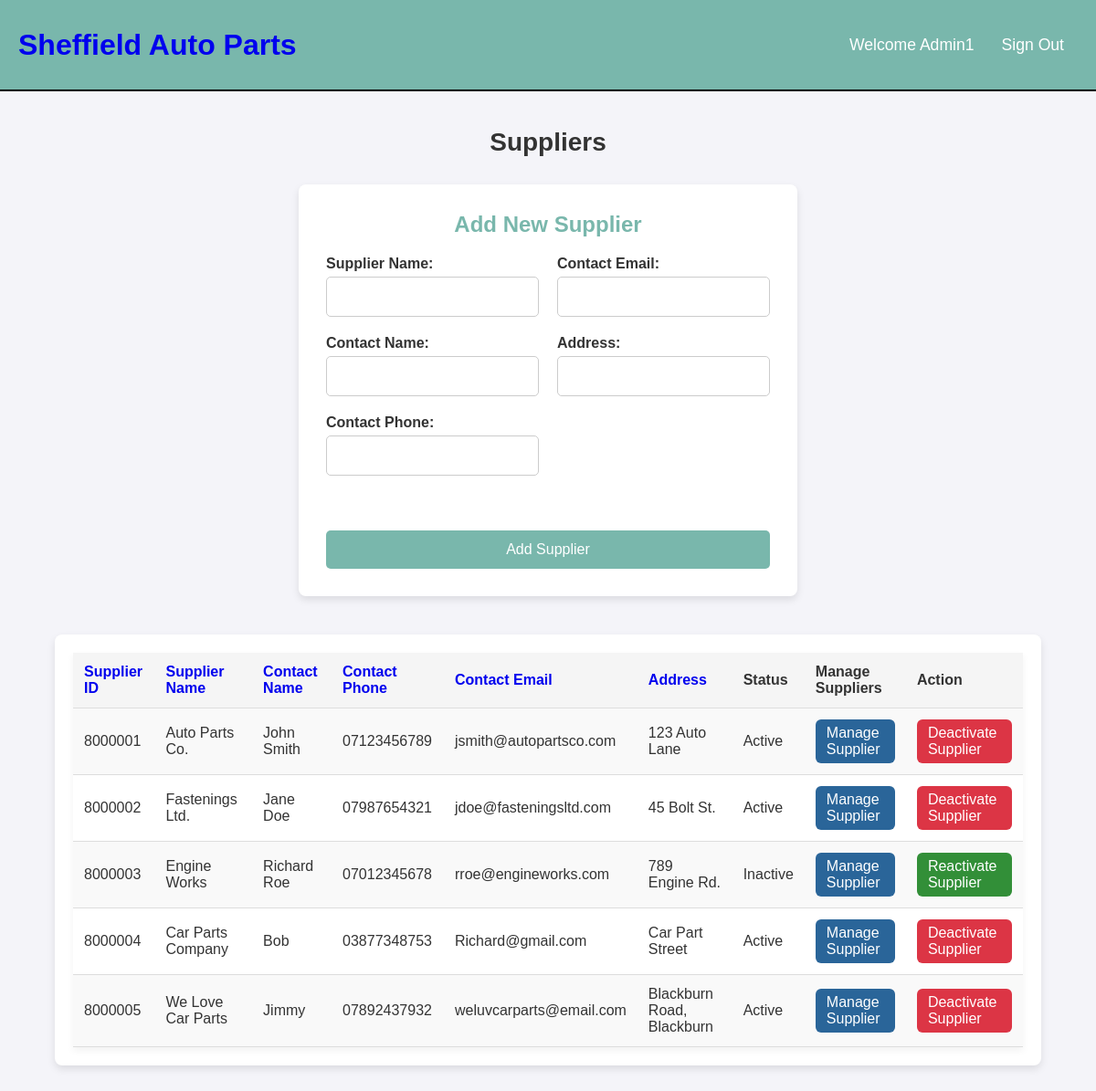
Page /view_suppliers.php (signed in) on the committed database.
### tables this page shows
CREATE TABLE `users` (
  `user_id` int(11) NOT NULL,
  `username` varchar(50) NOT NULL,
  `password` varchar(255) NOT NULL,
  `email` varchar(99) NOT NULL,
  `role` varchar(20) NOT NULL,
  `active` tinyint(1) DEFAULT 1
);

CREATE TABLE `suppliers` (
  `supplier_id` int(11) NOT NULL,
  `supplier_name` varchar(100) NOT NULL,
  `contact_name` varchar(100) NOT NULL,
  `contact_phone` varchar(11) NOT NULL,
  `contact_email` varchar(50) NOT NULL,
  `address` varchar(100) NOT NULL,
  `active` tinyint(1) NOT NULL DEFAULT 1
);

### include/functions.php (called while the page is built, shortened)
<?php
function check_login($con){
  if(isset($_SESSION['user_id'])){
    $users_id = $_SESSION['user_id'];
    $check_login_query = "SELECT * FROM users WHERE user_id = '$users_id'";
    $logged_in_result = mysqli_query($con,$check_login_query);
    if($logged_in_result && mysqli_num_rows($logged_in_result) === 1){
      $user_data = mysqli_fetch_assoc($logged_in_result);
      return $user_data;
    }
  }
}
?>

### include/init.php (called while the page is built, shortened)
<?php
include('include/connection.php');
include('include/functions.php');
$user_data = check_login($con);
?>

### view_suppliers.php (the view, shortened to what this page needs)
<?php
include('include/init.php');
$sort_column = isset($_GET['sort_column']) ? $_GET['sort_column'] : 'supplier_id';
$sort_order = isset($_GET['sort_order']) && $_GET['sort_order'] === 'desc' ? 'desc' : 'asc';
$next_sort_order = $sort_order === 'asc' ? 'desc' : 'asc';
$sql = "SELECT supplier_id, supplier_name, contact_name, contact_phone, contact_email, address, active FROM suppliers
        ORDER BY $sort_column $sort_order";
$result = $con->query($sql);
?>
<!DOCTYPE html>
<html lang="en">
<head>
    <link rel="stylesheet" href="style/base.css">
    <link rel="stylesheet" href="style/tablelist.css">
</head>
<body>
    <?php include('include/header.php')?>
    <div class="page-container">
        <h2 class="page-title">Suppliers</h2>
        <form action="view_suppliers.php" method="POST" class="adding-form">
            <h3>Add New Supplier</h3>
            <div class="form-columns">
                <div class="left-column">
                    <div class="form-box">
                        <label for="supplier_name">Supplier Name:</label>
                        <input type="text" id="supplier_name" name="supplier_name" required>
                    </div>
                    <div class="form-box">
                        <label for="contact_name">Contact Name:</label>
                        <input type="text" id="contact_name" name="contact_name" required>
                    </div>
                    <div class="form-box">
                        <label for="contact_phone">Contact Phone:</label>
                        <input type="text" id="contact_phone" name="contact_phone" required>
                    </div>
                </div>
                <div class="right-column">
                    <div class="form-box">
                        <label for="contact_email">Contact Email:</label>
                        <input type="email" id="contact_email" name="contact_email" required>
                    </div>
                    <div class="form-box">
                        <label for="address">Address:</label>
                        <input type="text" id="address" name="address" required>
                    </div>
                </div>
            </div>
            <button type="submit" name="add_supplier" class="save-btn">Add Supplier</button>
        </form>
        <div class="table-container">
            <table class="inventory-list">
                <thead>
                    <tr>
                        <th><a href="?sort_column=supplier_id&sort_order=<?php echo $next_sort_order; ?>">Supplier ID</a></th>
                        <th><a href="?sort_column=supplier_name&sort_order=<?php echo $next_sort_order; ?>">Supplier Name</a></th>
                        <th><a href="?sort_column=contact_name&sort_order=<?php echo $next_sort_order; ?>">Contact Name</a></th>
                        <th><a href="?sort_column=contact_phone&sort_order=<?php echo $next_sort_order; ?>">Contact Phone</a></th>
                        <th><a href="?sort_column=contact_email&sort_order=<?php echo $next_sort_order; ?>">Contact Email</a></th>
                        <th><a href="?sort_column=address&sort_order=<?php echo $next_sort_order; ?>">Address</a></th>
                        <th>Status</th>
                        <th>Manage Suppliers</th>
                        <th>Action</th>
                    </tr>
                </thead>
                <tbody>
                    <?php
                    if ($result && $result->num_rows > 0) {
                        while ($row = $result->fetch_assoc()) {
                            echo "<tr>";
                            echo "<td>" . htmlspecialchars($row['supplier_id']) . "</td>";
                            echo "<td>" . htmlspecialchars($row['supplier_name']) . "</td>";
                            echo "<td>" . htmlspecialchars($row['contact_name']) . "</td>";
                            echo "<td>" . htmlspecialchars($row['contact_phone']) . "</td>";
                            echo "<td>" . htmlspecialchars($row['contact_email']) . "</td>";
                            echo "<td>" . htmlspecialchars($row['address']) . "</td>";
                            echo "<td>" . ($row['active'] ? 'Active' : 'Inactive') . "</td>";
                            echo "<td><a href='manage_supplier.php?supplier_id=" . htmlspecialchars($row['supplier_id']) . "' class='manage-btn'>Manage Supplier</a></td>";
                            if ($row['active']) {
                                echo "<td><a href='view_suppliers.php?deactivate_supplier_id=" . htmlspecialchars($row['supplier_id']) . "' class='remove-btn' onclick='return confirm(\"Are you sure you want to deactivate this supplier?\");'>Deactivate Supplier</a></td>";
                            } else {
                                echo "<td><a href='view_suppliers.php?reactivate_supplier_id=" . htmlspecialchars($row['supplier_id']) . "' class='reactivate-btn' onclick='return confirm(\"Are you sure you want to reactivate this supplier?\");'>Reactivate Supplier</a></td>";
                            }
                            echo "</tr>";
                        }
                    } else {
                        echo "<tr><td colspan='9'>No suppliers found.</td></tr>";
                    }
                    ?>
                </tbody>
            </table>
        </div>
    </div>
</body>
</html>

### include/header.php
<link rel="stylesheet" href="style/header.css">
<header>
  <div class="logo">
  <h1 class="logo-text">
    <a href="home.php">
      <span>Sheffield</span> Auto Parts
    </a>
  </h1>
</div>
<ul class="navbar">
  <li><a href="home.php">Welcome <?php echo htmlspecialchars($user_data['username']); ?></a></li>
  <li><a href="logout.php">Sign Out</a></li>
</ul>
</header>

### style/base.css (style rules this page uses)
* { font-family: 'Poppins', sans-serif; margin: 0; padding: 0; box-sizing: border-box; text-decoration: none; }
body { background-color: #f9f9f9; min-height: 100vh; }
.page-container { min-height: 75vh; width: 100%; background-position: center; background-size: cover; position: relative; display: flex; flex-direction: column; margin: 0 auto; padding-top: 0px; justify-content: center; align-items: center; }
.page-title { margin-top: 20px; font-size: 24px; margin-bottom: 20px; text-align: center; }
.form, .adding-form { display: flex; flex-direction: column; max-width: 1000px; margin: 10px auto; padding: 30px; background-color: #ffffff; border-radius: 8px; box-shadow: 0 4px 8px rgba(0, 0, 0, 0.1); justify-content: center; align-items: center; }
.form h3, .adding-form h3 { width: 100%; text-align: center; color: #79B7AC; margin-bottom: 20px; font-size: 24px; font-weight: bold; }
.form-columns { display: flex; justify-content: space-between; margin-bottom: 20px; width: 100%; gap: 20px; }
.left-column, .right-column { display: flex; flex-direction: column; width: 100%; }
.form-box { display: flex; flex-direction: column; margin-bottom: 20px; }
.form-box label { font-weight: bold; margin-bottom: 5px; }
.form-box input, .form-box textarea, .form-box select { padding: 12px; border: 1px solid #ccc; border-radius: 5px; font-size: 16px; width: 100%; box-sizing: border-box; }
.save-btn { display: block; width: 100%; padding: 12px 15px; background-color: #79B7AC; color: white; border: none; border-radius: 5px; cursor: pointer; font-size: 16px; margin-top: 20px; }

### style/tablelist.css (style rules this page uses)
* { font-family: 'Poppins', sans-serif; margin: 0; padding: 0; box-sizing: border-box; text-decoration: none; }
body { background-color: #f4f4f9; color: #333; }
.page-container { min-height: auto; width: 100%; position: relative; display: flex; flex-direction: column; padding-top: 20px; margin: 0 auto; align-items: center; }
.page-title { margin-top: 20px; margin-bottom: 20px; font-size: 28px; font-weight: 600; text-align: center; color: #333; }
.table-container { background-color: #fff; width: 90%; max-width: 1600px; padding: 1.25rem; border-radius: 8px; margin: 2rem auto; box-shadow: 0 4px 8px rgba(0, 0, 0, 0.1); overflow-x: auto; }
.inventory-list { width: 100%; border-collapse: collapse; background-color: #fff; box-shadow: 0 4px 8px rgba(0, 0, 0, 0.05); }
.inventory-list thead { background-color: #f5f5f5; }
.inventory-list th, .inventory-list td { padding: 12px; text-align: left; border-bottom: 1px solid #ddd; }
.inventory-list th { font-weight: bold; background-color: #f5f5f5; color: #333; }
.inventory-list tbody tr { background-color: #fff; }
.inventory-list tbody tr:nth-child(odd) { background-color: #f9f9f9; }
.manage-btn { background-color: #2a6599; display: inline-block; padding: 6px 12px; cursor: pointer; color: white; border: none; border-radius: 6px; font-size: 16px; transition: background-color 0.3s ease; }
.remove-btn { display: inline-block; padding: 6px 12px; cursor: pointer; color: white; background-color: #dc3545; border: none; border-radius: 6px; font-size: 16px; transition: background-color 0.3s ease; }
.reactivate-btn { display: inline-block; padding: 6px 12px; cursor: pointer; color: white; background-color: #328f38; border: none; border-radius: 6px; font-size: 16px; transition: background-color 0.3s ease; }

### style/header.css (style rules this page uses)
header { background: #79B7AC; height: 100px; display: flex; justify-content: space-between; align-items: center; border-bottom: 2px solid black; color: white; padding: 0 20px; }
header .logo { max-height: 80px; display: flex; align-items: center; color: white; }
header .navbar { display: flex; align-items: center; }
header ul { margin: 20; padding: 20; list-style: none; display: flex; color: white; }
header ul li { position: relative; }
header ul li a { display: block; padding: 20px 15px; font-size: 1.1em; color: white; text-decoration: none; border-radius: 4px; }

### rows in the picture
users: username "Admin1"
suppliers: supplier_id "8000001", supplier_name "Auto Parts Co.", contact_name "John Smith", contact_phone "07123456789", contact_email "jsmith@autopartsco.com", address "123 Auto Lane", active "Active"
suppliers: supplier_id "8000002", supplier_name "Fastenings Ltd.", contact_name "Jane Doe", contact_phone "07987654321", contact_email "jdoe@fasteningsltd.com", address "45 Bolt St.", active "Active"
suppliers: supplier_id "8000003", supplier_name "Engine Works", contact_name "Richard Roe", contact_phone "07012345678", contact_email "rroe@engineworks.com", address "789 Engine Rd.", active "Inactive"
suppliers: supplier_id "8000004", supplier_name "Car Parts Company", contact_name "Bob", contact_phone "03877348753", contact_email "Richard@gmail.com", address "Car Part Street", active "Active"
suppliers: supplier_id "8000005", supplier_name "We Love Car Parts", contact_name "Jimmy", contact_phone "07892437932", contact_email "weluvcarparts@email.com", address "Blackburn Road, Blackburn", active "Active"
